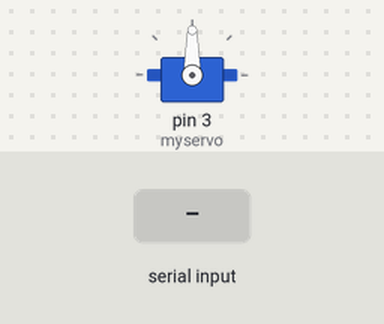
Bench run of a sketch on a simulated Arduino Uno, built with avr-gcc and run on an emulated ATmega328P. On the bench: servo. The test bench sets the inputs (shaded band).

Above: at 1.2 s.
1.3 s: "trigger" received over Serial
At 2.9 s:
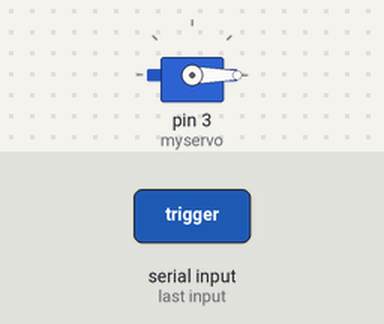
At 3.7 s:
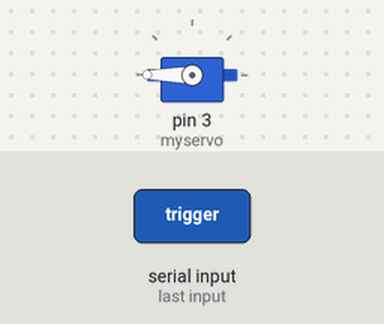
Timing chart, 0 to 5.4 s (numbered marks = the images above; inputs shaded):
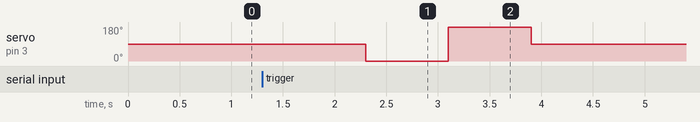

Measured:
- after the input at 1.3 s, servo on pin 3 (myservo): 90° → 0° after 1.0 s, → 180° 0.80 s later, → 90° 0.80 s later

The sketch:

ArduinoXNOServo.ino
```cpp
#include <Servo.h>

Servo myservo;  // create servo object to control a servo

void setup() {
  Serial.begin(115200);
  myservo.attach(3);  // attaches the servo on pin 3 to the servo object
  myservo.write(90);  // Initialize servo position at the start
}

void loop() {
  if (Serial.available() > 0) {
    String message = Serial.readString();
    if (message == "trigger") {
       myservo.write(0);
      delay(800);
      myservo.write(180);
      delay(800);
      myservo.write(90);
    }
  }
}
```
